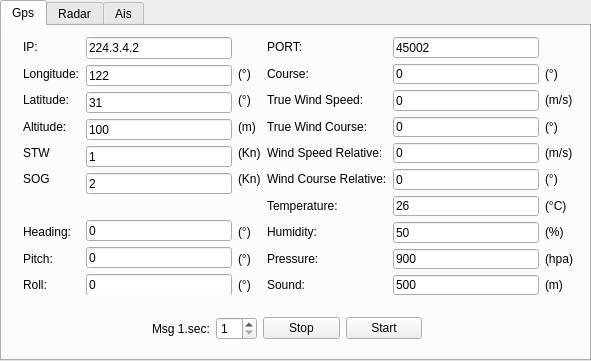
<?xml version="1.0" encoding="UTF-8"?>
<ui version="4.0">
 <class>MainWin</class>
 <widget class="QWidget" name="MainWin">
  <property name="geometry">
   <rect>
    <x>0</x>
    <y>0</y>
    <width>591</width>
    <height>361</height>
   </rect>
  </property>
  <property name="minimumSize">
   <size>
    <width>591</width>
    <height>361</height>
   </size>
  </property>
  <property name="maximumSize">
   <size>
    <width>591</width>
    <height>361</height>
   </size>
  </property>
  <property name="windowTitle">
   <string>UdpToos</string>
  </property>
  <widget class="QTabWidget" name="tabWidget">
   <property name="geometry">
    <rect>
     <x>0</x>
     <y>0</y>
     <width>591</width>
     <height>361</height>
    </rect>
   </property>
   <property name="currentIndex">
    <number>0</number>
   </property>
   <widget class="QWidget" name="tabGps">
    <attribute name="title">
     <string>Gps</string>
    </attribute>
    <widget class="QWidget" name="layoutWidget">
     <property name="geometry">
      <rect>
       <x>150</x>
       <y>290</y>
       <width>270</width>
       <height>25</height>
      </rect>
     </property>
     <layout class="QHBoxLayout" name="horizontalLayout_2">
      <item>
       <widget class="QLabel" name="label_7">
        <property name="text">
         <string>Msg 1.sec:</string>
        </property>
       </widget>
      </item>
      <item>
       <widget class="QSpinBox" name="spinBox">
        <property name="minimum">
         <number>1</number>
        </property>
        <property name="value">
         <number>1</number>
        </property>
       </widget>
      </item>
      <item>
       <widget class="QPushButton" name="btnStop">
        <property name="text">
         <string>Stop</string>
        </property>
       </widget>
      </item>
      <item>
       <widget class="QPushButton" name="btnStart">
        <property name="text">
         <string>Start</string>
        </property>
       </widget>
      </item>
     </layout>
    </widget>
    <widget class="QWidget" name="layoutWidget">
     <property name="geometry">
      <rect>
       <x>21</x>
       <y>11</y>
       <width>550</width>
       <height>258</height>
      </rect>
     </property>
     <layout class="QHBoxLayout" name="horizontalLayout">
      <item>
       <layout class="QVBoxLayout" name="verticalLayout">
        <item>
         <widget class="QLabel" name="label">
          <property name="text">
           <string>IP:</string>
          </property>
         </widget>
        </item>
        <item>
         <widget class="QLabel" name="label_3">
          <property name="text">
           <string>Longitude:</string>
          </property>
         </widget>
        </item>
        <item>
         <widget class="QLabel" name="label_4">
          <property name="text">
           <string>Latitude:</string>
          </property>
         </widget>
        </item>
        <item>
         <widget class="QLabel" name="label_13">
          <property name="text">
           <string>Altitude:</string>
          </property>
         </widget>
        </item>
        <item>
         <widget class="QLabel" name="label_31">
          <property name="text">
           <string>STW</string>
          </property>
         </widget>
        </item>
        <item>
         <widget class="QLabel" name="label_5">
          <property name="text">
           <string>SOG</string>
          </property>
         </widget>
        </item>
        <item>
         <widget class="QLabel" name="label_28">
          <property name="text">
           <string/>
          </property>
         </widget>
        </item>
        <item>
         <widget class="QLabel" name="label_9">
          <property name="text">
           <string>Heading:</string>
          </property>
         </widget>
        </item>
        <item>
         <widget class="QLabel" name="label_10">
          <property name="text">
           <string>Pitch:</string>
          </property>
         </widget>
        </item>
        <item>
         <widget class="QLabel" name="label_26">
          <property name="text">
           <string>Roll:</string>
          </property>
         </widget>
        </item>
       </layout>
      </item>
      <item>
       <layout class="QVBoxLayout" name="verticalLayout_2">
        <item>
         <widget class="QLineEdit" name="ipAddress">
          <property name="text">
           <string>224.3.4.2</string>
          </property>
         </widget>
        </item>
        <item>
         <widget class="QLineEdit" name="Lon">
          <property name="text">
           <string>122</string>
          </property>
         </widget>
        </item>
        <item>
         <widget class="QLineEdit" name="Lat">
          <property name="text">
           <string>31</string>
          </property>
         </widget>
        </item>
        <item>
         <widget class="QLineEdit" name="height">
          <property name="text">
           <string>100</string>
          </property>
         </widget>
        </item>
        <item>
         <widget class="QLineEdit" name="speedToWater">
          <property name="text">
           <string>1</string>
          </property>
         </widget>
        </item>
        <item>
         <widget class="QLineEdit" name="speedToGround">
          <property name="text">
           <string>2</string>
          </property>
         </widget>
        </item>
        <item>
         <widget class="QLabel" name="label_27">
          <property name="text">
           <string/>
          </property>
         </widget>
        </item>
        <item>
         <widget class="QLineEdit" name="heading">
          <property name="text">
           <string>0</string>
          </property>
         </widget>
        </item>
        <item>
         <widget class="QLineEdit" name="pitchAngle">
          <property name="text">
           <string>0</string>
          </property>
         </widget>
        </item>
        <item>
         <widget class="QLineEdit" name="rollAngle">
          <property name="text">
           <string>0</string>
          </property>
         </widget>
        </item>
       </layout>
      </item>
      <item>
       <layout class="QVBoxLayout" name="verticalLayout_13">
        <item>
         <widget class="QLabel" name="label_53">
          <property name="text">
           <string/>
          </property>
         </widget>
        </item>
        <item>
         <widget class="QLabel" name="label_54">
          <property name="text">
           <string>(°)  </string>
          </property>
         </widget>
        </item>
        <item>
         <widget class="QLabel" name="label_55">
          <property name="text">
           <string>(°)</string>
          </property>
         </widget>
        </item>
        <item>
         <widget class="QLabel" name="label_56">
          <property name="text">
           <string>(m)</string>
          </property>
         </widget>
        </item>
        <item>
         <widget class="QLabel" name="label_57">
          <property name="text">
           <string>(Kn)</string>
          </property>
         </widget>
        </item>
        <item>
         <widget class="QLabel" name="label_58">
          <property name="text">
           <string>(Kn)</string>
          </property>
         </widget>
        </item>
        <item>
         <widget class="QLabel" name="label_59">
          <property name="text">
           <string/>
          </property>
         </widget>
        </item>
        <item>
         <widget class="QLabel" name="label_60">
          <property name="text">
           <string>(°)</string>
          </property>
         </widget>
        </item>
        <item>
         <widget class="QLabel" name="label_61">
          <property name="text">
           <string>(°)</string>
          </property>
         </widget>
        </item>
        <item>
         <widget class="QLabel" name="label_62">
          <property name="text">
           <string>(°)</string>
          </property>
         </widget>
        </item>
       </layout>
      </item>
      <item>
       <layout class="QVBoxLayout" name="verticalLayout_3">
        <item>
         <widget class="QLabel" name="label_2">
          <property name="text">
           <string>PORT:</string>
          </property>
         </widget>
        </item>
        <item>
         <widget class="QLabel" name="label_6">
          <property name="text">
           <string>Course:</string>
          </property>
         </widget>
        </item>
        <item>
         <widget class="QLabel" name="label_33">
          <property name="text">
           <string>True Wind Speed:</string>
          </property>
         </widget>
        </item>
        <item>
         <widget class="QLabel" name="label_32">
          <property name="text">
           <string>True Wind Course:</string>
          </property>
         </widget>
        </item>
        <item>
         <widget class="QLabel" name="label_34">
          <property name="text">
           <string>Wind Speed Relative:</string>
          </property>
         </widget>
        </item>
        <item>
         <widget class="QLabel" name="label_35">
          <property name="text">
           <string>Wind Course Relative:</string>
          </property>
         </widget>
        </item>
        <item>
         <widget class="QLabel" name="label_37">
          <property name="text">
           <string>Temperature:</string>
          </property>
         </widget>
        </item>
        <item>
         <widget class="QLabel" name="label_36">
          <property name="text">
           <string>Humidity:</string>
          </property>
         </widget>
        </item>
        <item>
         <widget class="QLabel" name="label_38">
          <property name="text">
           <string>Pressure:</string>
          </property>
         </widget>
        </item>
        <item>
         <widget class="QLabel" name="label_39">
          <property name="text">
           <string>Sound:</string>
          </property>
         </widget>
        </item>
       </layout>
      </item>
      <item>
       <layout class="QVBoxLayout" name="verticalLayout_4">
        <item>
         <widget class="QLineEdit" name="ipPort">
          <property name="text">
           <string>45002</string>
          </property>
         </widget>
        </item>
        <item>
         <widget class="QLineEdit" name="direction">
          <property name="text">
           <string>0</string>
          </property>
         </widget>
        </item>
        <item>
         <widget class="QLineEdit" name="trueWindSpeed">
          <property name="text">
           <string>0</string>
          </property>
         </widget>
        </item>
        <item>
         <widget class="QLineEdit" name="trueWindDirection">
          <property name="text">
           <string>0</string>
          </property>
         </widget>
        </item>
        <item>
         <widget class="QLineEdit" name="relativeWindSpeed">
          <property name="text">
           <string>0</string>
          </property>
         </widget>
        </item>
        <item>
         <widget class="QLineEdit" name="relativeWindDirection">
          <property name="text">
           <string>0</string>
          </property>
         </widget>
        </item>
        <item>
         <widget class="QLineEdit" name="temperature">
          <property name="text">
           <string>26</string>
          </property>
         </widget>
        </item>
        <item>
         <widget class="QLineEdit" name="humidity">
          <property name="text">
           <string>50</string>
          </property>
         </widget>
        </item>
        <item>
         <widget class="QLineEdit" name="pressure">
          <property name="text">
           <string>900</string>
          </property>
         </widget>
        </item>
        <item>
         <widget class="QLineEdit" name="depth">
          <property name="text">
           <string>500</string>
          </property>
         </widget>
        </item>
       </layout>
      </item>
      <item>
       <layout class="QVBoxLayout" name="verticalLayout_15">
        <item>
         <widget class="QLabel" name="label_73">
          <property name="text">
           <string/>
          </property>
         </widget>
        </item>
        <item>
         <widget class="QLabel" name="label_74">
          <property name="text">
           <string>(°)</string>
          </property>
         </widget>
        </item>
        <item>
         <widget class="QLabel" name="label_75">
          <property name="text">
           <string>(m/s)</string>
          </property>
         </widget>
        </item>
        <item>
         <widget class="QLabel" name="label_76">
          <property name="text">
           <string>(°)</string>
          </property>
         </widget>
        </item>
        <item>
         <widget class="QLabel" name="label_77">
          <property name="text">
           <string>(m/s)</string>
          </property>
         </widget>
        </item>
        <item>
         <widget class="QLabel" name="label_78">
          <property name="text">
           <string>(°)</string>
          </property>
         </widget>
        </item>
        <item>
         <widget class="QLabel" name="label_79">
          <property name="text">
           <string>(°C)</string>
          </property>
         </widget>
        </item>
        <item>
         <widget class="QLabel" name="label_80">
          <property name="text">
           <string>(%)</string>
          </property>
         </widget>
        </item>
        <item>
         <widget class="QLabel" name="label_81">
          <property name="text">
           <string>(hpa)</string>
          </property>
         </widget>
        </item>
        <item>
         <widget class="QLabel" name="label_82">
          <property name="text">
           <string>(m)</string>
          </property>
         </widget>
        </item>
       </layout>
      </item>
     </layout>
    </widget>
   </widget>
   <widget class="QWidget" name="tabRadar">
    <attribute name="title">
     <string>Radar</string>
    </attribute>
    <widget class="QWidget" name="layoutWidget">
     <property name="geometry">
      <rect>
       <x>150</x>
       <y>290</y>
       <width>270</width>
       <height>25</height>
      </rect>
     </property>
     <layout class="QHBoxLayout" name="horizontalLayout_4">
      <item>
       <widget class="QLabel" name="label_14">
        <property name="text">
         <string>Msg 1.sec:</string>
        </property>
       </widget>
      </item>
      <item>
       <widget class="QSpinBox" name="radarSpinBox">
        <property name="minimum">
         <number>1</number>
        </property>
        <property name="value">
         <number>1</number>
        </property>
       </widget>
      </item>
      <item>
       <widget class="QPushButton" name="btnRadarStop">
        <property name="text">
         <string>Stop</string>
        </property>
       </widget>
      </item>
      <item>
       <widget class="QPushButton" name="btnRadarStart">
        <property name="text">
         <string>Start</string>
        </property>
       </widget>
      </item>
     </layout>
    </widget>
    <widget class="QWidget" name="layoutWidget">
     <property name="geometry">
      <rect>
       <x>20</x>
       <y>10</y>
       <width>521</width>
       <height>251</height>
      </rect>
     </property>
     <layout class="QHBoxLayout" name="horizontalLayout_3">
      <item>
       <layout class="QVBoxLayout" name="verticalLayout_5">
        <item>
         <widget class="QLabel" name="label_8">
          <property name="text">
           <string>IP:</string>
          </property>
         </widget>
        </item>
        <item>
         <widget class="QLabel" name="label_15">
          <property name="text">
           <string>Device ID:</string>
          </property>
         </widget>
        </item>
        <item>
         <widget class="QLabel" name="label_40">
          <property name="text">
           <string>number:</string>
          </property>
         </widget>
        </item>
        <item>
         <widget class="QLabel" name="label_12">
          <property name="text">
           <string>Init Distance:</string>
          </property>
         </widget>
        </item>
        <item>
         <widget class="QLabel" name="label_30">
          <property name="text">
           <string>Init bearing:</string>
          </property>
         </widget>
        </item>
        <item>
         <widget class="QLabel" name="label_29">
          <property name="text">
           <string>speed</string>
          </property>
         </widget>
        </item>
        <item>
         <widget class="QLabel" name="course">
          <property name="text">
           <string>course:</string>
          </property>
         </widget>
        </item>
       </layout>
      </item>
      <item>
       <layout class="QVBoxLayout" name="verticalLayout_6">
        <item>
         <widget class="QLineEdit" name="radarIpAddress">
          <property name="text">
           <string>224.3.4.6</string>
          </property>
         </widget>
        </item>
        <item>
         <widget class="QLineEdit" name="radarId">
          <property name="text">
           <string>2156</string>
          </property>
         </widget>
        </item>
        <item>
         <widget class="QLineEdit" name="radarBatchNumber">
          <property name="text">
           <string>1</string>
          </property>
         </widget>
        </item>
        <item>
         <widget class="QLineEdit" name="radarSpeed">
          <property name="text">
           <string>1</string>
          </property>
         </widget>
        </item>
        <item>
         <widget class="QLineEdit" name="RadarDirection">
          <property name="text">
           <string>0</string>
          </property>
         </widget>
        </item>
        <item>
         <widget class="QLineEdit" name="radarVelocity">
          <property name="text">
           <string>1</string>
          </property>
         </widget>
        </item>
        <item>
         <widget class="QLineEdit" name="radarCourse">
          <property name="text">
           <string>0</string>
          </property>
         </widget>
        </item>
       </layout>
      </item>
      <item>
       <layout class="QVBoxLayout" name="verticalLayout_14">
        <item>
         <widget class="QLabel" name="label_63">
          <property name="text">
           <string/>
          </property>
         </widget>
        </item>
        <item>
         <widget class="QLabel" name="label_64">
          <property name="text">
           <string/>
          </property>
         </widget>
        </item>
        <item>
         <widget class="QLabel" name="label_65">
          <property name="text">
           <string/>
          </property>
         </widget>
        </item>
        <item>
         <widget class="QLabel" name="label_66">
          <property name="text">
           <string>(NM)</string>
          </property>
         </widget>
        </item>
        <item>
         <widget class="QLabel" name="label_67">
          <property name="text">
           <string>(°)  </string>
          </property>
         </widget>
        </item>
        <item>
         <widget class="QLabel" name="label_68">
          <property name="text">
           <string>(Kn)</string>
          </property>
         </widget>
        </item>
        <item>
         <widget class="QLabel" name="course_4">
          <property name="text">
           <string>(°)</string>
          </property>
         </widget>
        </item>
       </layout>
      </item>
      <item>
       <layout class="QVBoxLayout" name="verticalLayout_7">
        <item>
         <widget class="QLabel" name="label_11">
          <property name="text">
           <string>PORT:</string>
          </property>
         </widget>
        </item>
        <item>
         <widget class="QLabel" name="label_16">
          <property name="text">
           <string/>
          </property>
         </widget>
        </item>
        <item>
         <widget class="QLabel" name="course_2">
          <property name="text">
           <string>bearing indication:</string>
          </property>
         </widget>
        </item>
        <item>
         <widget class="QLabel" name="course_3">
          <property name="text">
           <string>Course indication:</string>
          </property>
         </widget>
        </item>
        <item>
         <widget class="QLabel" name="course_6">
          <property name="text">
           <string>Unit:</string>
          </property>
         </widget>
        </item>
        <item>
         <widget class="QLabel" name="course_7">
          <property name="text">
           <string>Name:</string>
          </property>
         </widget>
        </item>
        <item>
         <widget class="QLabel" name="course_8">
          <property name="text">
           <string>Track state:</string>
          </property>
         </widget>
        </item>
        <item>
         <widget class="QLabel" name="course_9">
          <property name="text">
           <string>Capture type:</string>
          </property>
         </widget>
        </item>
       </layout>
      </item>
      <item>
       <layout class="QVBoxLayout" name="verticalLayout_8">
        <item>
         <widget class="QLineEdit" name="radarIpPort">
          <property name="text">
           <string>45006</string>
          </property>
         </widget>
        </item>
        <item>
         <widget class="QPushButton" name="btnRadarNew">
          <property name="text">
           <string>Create New ID</string>
          </property>
         </widget>
        </item>
        <item>
         <widget class="QComboBox" name="radarBearingIndication">
          <item>
           <property name="text">
            <string>T</string>
           </property>
          </item>
          <item>
           <property name="text">
            <string>R</string>
           </property>
          </item>
         </widget>
        </item>
        <item>
         <widget class="QComboBox" name="radarCourseIndication">
          <item>
           <property name="text">
            <string>T</string>
           </property>
          </item>
          <item>
           <property name="text">
            <string>R</string>
           </property>
          </item>
         </widget>
        </item>
        <item>
         <widget class="QComboBox" name="radarUnit">
          <item>
           <property name="text">
            <string>K</string>
           </property>
          </item>
          <item>
           <property name="text">
            <string>N</string>
           </property>
          </item>
          <item>
           <property name="text">
            <string>S</string>
           </property>
          </item>
         </widget>
        </item>
        <item>
         <widget class="QLineEdit" name="radarName">
          <property name="text">
           <string/>
          </property>
         </widget>
        </item>
        <item>
         <widget class="QComboBox" name="radarTrackState">
          <item>
           <property name="text">
            <string>L</string>
           </property>
          </item>
          <item>
           <property name="text">
            <string>Q</string>
           </property>
          </item>
          <item>
           <property name="text">
            <string>T</string>
           </property>
          </item>
         </widget>
        </item>
        <item>
         <widget class="QComboBox" name="radarCaptureType">
          <item>
           <property name="text">
            <string>A</string>
           </property>
          </item>
          <item>
           <property name="text">
            <string>M</string>
           </property>
          </item>
          <item>
           <property name="text">
            <string>R</string>
           </property>
          </item>
         </widget>
        </item>
       </layout>
      </item>
      <item>
       <layout class="QVBoxLayout" name="verticalLayout_16">
        <item>
         <widget class="QLabel" name="label_69">
          <property name="text">
           <string/>
          </property>
         </widget>
        </item>
        <item>
         <widget class="QLabel" name="label_70">
          <property name="text">
           <string/>
          </property>
         </widget>
        </item>
        <item>
         <widget class="QLabel" name="course_5">
          <property name="text">
           <string/>
          </property>
         </widget>
        </item>
        <item>
         <widget class="QLabel" name="course_10">
          <property name="text">
           <string/>
          </property>
         </widget>
        </item>
        <item>
         <widget class="QLabel" name="course_11">
          <property name="text">
           <string/>
          </property>
         </widget>
        </item>
        <item>
         <widget class="QLabel" name="course_12">
          <property name="text">
           <string/>
          </property>
         </widget>
        </item>
        <item>
         <widget class="QLabel" name="course_13">
          <property name="text">
           <string/>
          </property>
         </widget>
        </item>
        <item>
         <widget class="QLabel" name="course_14">
          <property name="text">
           <string/>
          </property>
         </widget>
        </item>
       </layout>
      </item>
     </layout>
    </widget>
   </widget>
   <widget class="QWidget" name="tabAis">
    <attribute name="title">
     <string>Ais</string>
    </attribute>
    <widget class="QWidget" name="layoutWidget">
     <property name="geometry">
      <rect>
       <x>150</x>
       <y>290</y>
       <width>270</width>
       <height>25</height>
      </rect>
     </property>
     <layout class="QHBoxLayout" name="horizontalLayout_5">
      <item>
       <widget class="QLabel" name="label_25">
        <property name="text">
         <string>Msg 1.sec:</string>
        </property>
       </widget>
      </item>
      <item>
       <widget class="QSpinBox" name="aisSpinBox">
        <property name="minimum">
         <number>1</number>
        </property>
        <property name="value">
         <number>1</number>
        </property>
       </widget>
      </item>
      <item>
       <widget class="QPushButton" name="btnAisStop">
        <property name="text">
         <string>Stop</string>
        </property>
       </widget>
      </item>
      <item>
       <widget class="QPushButton" name="btnAisStart">
        <property name="text">
         <string>Start</string>
        </property>
       </widget>
      </item>
     </layout>
    </widget>
    <widget class="QWidget" name="layoutWidget">
     <property name="geometry">
      <rect>
       <x>20</x>
       <y>10</y>
       <width>551</width>
       <height>261</height>
      </rect>
     </property>
     <layout class="QHBoxLayout" name="horizontalLayout_6">
      <item>
       <layout class="QVBoxLayout" name="verticalLayout_9">
        <item>
         <widget class="QLabel" name="label_17">
          <property name="text">
           <string>MMSI:</string>
          </property>
         </widget>
        </item>
        <item>
         <widget class="QLabel" name="label_21">
          <property name="text">
           <string>PORT:</string>
          </property>
         </widget>
        </item>
        <item>
         <widget class="QLabel" name="label_18">
          <property name="text">
           <string>Device ID:</string>
          </property>
         </widget>
        </item>
        <item>
         <widget class="QLabel" name="label_22">
          <property name="text">
           <string/>
          </property>
         </widget>
        </item>
        <item>
         <widget class="QLabel" name="label_42">
          <property name="text">
           <string>ROT:</string>
          </property>
         </widget>
        </item>
        <item>
         <widget class="QLabel" name="label_23">
          <property name="text">
           <string>SOG</string>
          </property>
         </widget>
        </item>
        <item>
         <widget class="QLabel" name="label_19">
          <property name="text">
           <string>Longitude:</string>
          </property>
         </widget>
        </item>
        <item>
         <widget class="QLabel" name="label_20">
          <property name="text">
           <string>Latitude:</string>
          </property>
         </widget>
        </item>
        <item>
         <widget class="QLabel" name="label_24">
          <property name="text">
           <string>COG</string>
          </property>
         </widget>
        </item>
        <item>
         <widget class="QLabel" name="label_41">
          <property name="text">
           <string>True Course:</string>
          </property>
         </widget>
        </item>
       </layout>
      </item>
      <item>
       <layout class="QVBoxLayout" name="verticalLayout_10">
        <item>
         <widget class="QLineEdit" name="aisIpAddress">
          <property name="text">
           <string>224.3.4.9</string>
          </property>
         </widget>
        </item>
        <item>
         <widget class="QLineEdit" name="aisIpPort">
          <property name="text">
           <string>45009</string>
          </property>
         </widget>
        </item>
        <item>
         <widget class="QLineEdit" name="aisId">
          <property name="text">
           <string>312116825</string>
          </property>
         </widget>
        </item>
        <item>
         <widget class="QPushButton" name="btnAisNew">
          <property name="text">
           <string>Create New ID</string>
          </property>
         </widget>
        </item>
        <item>
         <widget class="QLineEdit" name="aisROT">
          <property name="text">
           <string>0</string>
          </property>
         </widget>
        </item>
        <item>
         <widget class="QLineEdit" name="aisSpeed">
          <property name="text">
           <string>1</string>
          </property>
         </widget>
        </item>
        <item>
         <widget class="QLineEdit" name="aisLon">
          <property name="text">
           <string>122</string>
          </property>
         </widget>
        </item>
        <item>
         <widget class="QLineEdit" name="aisLat">
          <property name="text">
           <string>31</string>
          </property>
         </widget>
        </item>
        <item>
         <widget class="QLineEdit" name="aisDirection">
          <property name="text">
           <string>0</string>
          </property>
         </widget>
        </item>
        <item>
         <widget class="QLineEdit" name="aisTrueCourse">
          <property name="text">
           <string>0</string>
          </property>
         </widget>
        </item>
       </layout>
      </item>
      <item>
       <layout class="QVBoxLayout" name="verticalLayout_17">
        <item>
         <widget class="QLabel" name="label_71">
          <property name="text">
           <string/>
          </property>
         </widget>
        </item>
        <item>
         <widget class="QLabel" name="label_72">
          <property name="text">
           <string/>
          </property>
         </widget>
        </item>
        <item>
         <widget class="QLabel" name="label_83">
          <property name="text">
           <string/>
          </property>
         </widget>
        </item>
        <item>
         <widget class="QLabel" name="label_84">
          <property name="text">
           <string/>
          </property>
         </widget>
        </item>
        <item>
         <widget class="QLabel" name="label_85">
          <property name="text">
           <string>(°)  </string>
          </property>
         </widget>
        </item>
        <item>
         <widget class="QLabel" name="label_86">
          <property name="text">
           <string>(Kn)</string>
          </property>
         </widget>
        </item>
        <item>
         <widget class="QLabel" name="label_87">
          <property name="text">
           <string>(°)</string>
          </property>
         </widget>
        </item>
        <item>
         <widget class="QLabel" name="label_88">
          <property name="text">
           <string>(°)</string>
          </property>
         </widget>
        </item>
        <item>
         <widget class="QLabel" name="label_89">
          <property name="text">
           <string>(°)</string>
          </property>
         </widget>
        </item>
        <item>
         <widget class="QLabel" name="label_90">
          <property name="text">
           <string>(°)</string>
          </property>
         </widget>
        </item>
       </layout>
      </item>
      <item>
       <layout class="QVBoxLayout" name="verticalLayout_11">
        <item>
         <widget class="QLabel" name="label_43">
          <property name="text">
           <string>IMO:</string>
          </property>
         </widget>
        </item>
        <item>
         <widget class="QLabel" name="label_44">
          <property name="text">
           <string>Ship Rank:</string>
          </property>
         </widget>
        </item>
        <item>
         <widget class="QLabel" name="label_46">
          <property name="text">
           <string>Target Length:</string>
          </property>
         </widget>
        </item>
        <item>
         <widget class="QLabel" name="label_47">
          <property name="text">
           <string>Target Width:</string>
          </property>
         </widget>
        </item>
        <item>
         <widget class="QLabel" name="label_45">
          <property name="text">
           <string>Target Draft:</string>
          </property>
         </widget>
        </item>
        <item>
         <widget class="QLabel" name="label_48">
          <property name="text">
           <string>Target Type:</string>
          </property>
         </widget>
        </item>
        <item>
         <widget class="QLabel" name="label_49">
          <property name="text">
           <string>Target destination:</string>
          </property>
         </widget>
        </item>
        <item>
         <widget class="QLabel" name="label_50">
          <property name="text">
           <string>Arrive Time:</string>
          </property>
         </widget>
        </item>
        <item>
         <widget class="QLabel" name="label_52">
          <property name="text">
           <string>Call Sign:</string>
          </property>
         </widget>
        </item>
        <item>
         <widget class="QLabel" name="label_51">
          <property name="text">
           <string>Ship Name:</string>
          </property>
         </widget>
        </item>
       </layout>
      </item>
      <item>
       <layout class="QVBoxLayout" name="verticalLayout_12">
        <item>
         <widget class="QLineEdit" name="aisIMO">
          <property name="text">
           <string>0</string>
          </property>
         </widget>
        </item>
        <item>
         <widget class="QComboBox" name="aisShipRank">
          <item>
           <property name="text">
            <string>0</string>
           </property>
          </item>
          <item>
           <property name="text">
            <string>1</string>
           </property>
          </item>
         </widget>
        </item>
        <item>
         <widget class="QLineEdit" name="aisTargetLength">
          <property name="text">
           <string>300</string>
          </property>
         </widget>
        </item>
        <item>
         <widget class="QLineEdit" name="aisTargetWidth">
          <property name="text">
           <string>100</string>
          </property>
         </widget>
        </item>
        <item>
         <widget class="QLineEdit" name="aisTargetDraft">
          <property name="text">
           <string>30</string>
          </property>
         </widget>
        </item>
        <item>
         <widget class="QComboBox" name="aisTargetType">
          <item>
           <property name="text">
            <string>2X</string>
           </property>
          </item>
          <item>
           <property name="text">
            <string>30</string>
           </property>
          </item>
          <item>
           <property name="text">
            <string>31</string>
           </property>
          </item>
          <item>
           <property name="text">
            <string>32</string>
           </property>
          </item>
          <item>
           <property name="text">
            <string>33</string>
           </property>
          </item>
          <item>
           <property name="text">
            <string>34</string>
           </property>
          </item>
          <item>
           <property name="text">
            <string>35</string>
           </property>
          </item>
          <item>
           <property name="text">
            <string>36</string>
           </property>
          </item>
          <item>
           <property name="text">
            <string>37</string>
           </property>
          </item>
          <item>
           <property name="text">
            <string>4X</string>
           </property>
          </item>
          <item>
           <property name="text">
            <string>50</string>
           </property>
          </item>
          <item>
           <property name="text">
            <string>51</string>
           </property>
          </item>
          <item>
           <property name="text">
            <string>52</string>
           </property>
          </item>
          <item>
           <property name="text">
            <string>53</string>
           </property>
          </item>
          <item>
           <property name="text">
            <string>54</string>
           </property>
          </item>
          <item>
           <property name="text">
            <string>55</string>
           </property>
          </item>
          <item>
           <property name="text">
            <string>58</string>
           </property>
          </item>
          <item>
           <property name="text">
            <string>59</string>
           </property>
          </item>
          <item>
           <property name="text">
            <string>6X</string>
           </property>
          </item>
          <item>
           <property name="text">
            <string>7X</string>
           </property>
          </item>
          <item>
           <property name="text">
            <string>8X</string>
           </property>
          </item>
          <item>
           <property name="text">
            <string>9X</string>
           </property>
          </item>
         </widget>
        </item>
        <item>
         <widget class="QLineEdit" name="aisTargetDestination">
          <property name="text">
           <string/>
          </property>
         </widget>
        </item>
        <item>
         <widget class="QDateTimeEdit" name="aisArriveTime"/>
        </item>
        <item>
         <widget class="QLineEdit" name="aisCallSign">
          <property name="text">
           <string/>
          </property>
         </widget>
        </item>
        <item>
         <widget class="QLineEdit" name="aisShipName">
          <property name="text">
           <string/>
          </property>
         </widget>
        </item>
       </layout>
      </item>
      <item>
       <layout class="QVBoxLayout" name="verticalLayout_18">
        <item>
         <widget class="QLabel" name="label_91">
          <property name="text">
           <string/>
          </property>
         </widget>
        </item>
        <item>
         <widget class="QLabel" name="label_92">
          <property name="text">
           <string/>
          </property>
         </widget>
        </item>
        <item>
         <widget class="QLabel" name="label_93">
          <property name="text">
           <string>(m)</string>
          </property>
         </widget>
        </item>
        <item>
         <widget class="QLabel" name="label_94">
          <property name="text">
           <string>(m)</string>
          </property>
         </widget>
        </item>
        <item>
         <widget class="QLabel" name="label_95">
          <property name="text">
           <string>(m)</string>
          </property>
         </widget>
        </item>
        <item>
         <widget class="QLabel" name="label_96">
          <property name="text">
           <string/>
          </property>
         </widget>
        </item>
        <item>
         <widget class="QLabel" name="label_97">
          <property name="text">
           <string/>
          </property>
         </widget>
        </item>
        <item>
         <widget class="QLabel" name="label_98">
          <property name="text">
           <string/>
          </property>
         </widget>
        </item>
        <item>
         <widget class="QLabel" name="label_99">
          <property name="text">
           <string/>
          </property>
         </widget>
        </item>
        <item>
         <widget class="QLabel" name="label_100">
          <property name="text">
           <string/>
          </property>
         </widget>
        </item>
       </layout>
      </item>
     </layout>
    </widget>
   </widget>
  </widget>
 </widget>
 <tabstops>
  <tabstop>ipAddress</tabstop>
  <tabstop>ipPort</tabstop>
  <tabstop>Lon</tabstop>
  <tabstop>Lat</tabstop>
  <tabstop>height</tabstop>
  <tabstop>speedToWater</tabstop>
  <tabstop>speedToGround</tabstop>
  <tabstop>direction</tabstop>
  <tabstop>trueWindSpeed</tabstop>
  <tabstop>trueWindDirection</tabstop>
  <tabstop>relativeWindSpeed</tabstop>
  <tabstop>relativeWindDirection</tabstop>
  <tabstop>temperature</tabstop>
  <tabstop>humidity</tabstop>
  <tabstop>pressure</tabstop>
  <tabstop>depth</tabstop>
  <tabstop>heading</tabstop>
  <tabstop>pitchAngle</tabstop>
  <tabstop>rollAngle</tabstop>
  <tabstop>spinBox</tabstop>
  <tabstop>btnStop</tabstop>
  <tabstop>btnStart</tabstop>
  <tabstop>btnRadarStop</tabstop>
  <tabstop>btnRadarStart</tabstop>
  <tabstop>aisIpAddress</tabstop>
  <tabstop>aisId</tabstop>
  <tabstop>aisLon</tabstop>
  <tabstop>aisLat</tabstop>
  <tabstop>aisIpPort</tabstop>
  <tabstop>btnAisNew</tabstop>
  <tabstop>aisSpeed</tabstop>
  <tabstop>aisDirection</tabstop>
  <tabstop>aisSpinBox</tabstop>
  <tabstop>btnAisStop</tabstop>
  <tabstop>btnAisStart</tabstop>
  <tabstop>RadarDirection</tabstop>
  <tabstop>radarCourse</tabstop>
  <tabstop>radarVelocity</tabstop>
  <tabstop>tabWidget</tabstop>
  <tabstop>radarIpPort</tabstop>
  <tabstop>radarIpAddress</tabstop>
  <tabstop>radarSpinBox</tabstop>
  <tabstop>radarId</tabstop>
  <tabstop>radarSpeed</tabstop>
  <tabstop>radarBatchNumber</tabstop>
  <tabstop>btnRadarNew</tabstop>
  <tabstop>radarCourseIndication</tabstop>
  <tabstop>radarUnit</tabstop>
  <tabstop>radarName</tabstop>
  <tabstop>radarTrackState</tabstop>
  <tabstop>radarCaptureType</tabstop>
 </tabstops>
 <resources/>
 <connections/>
</ui>
